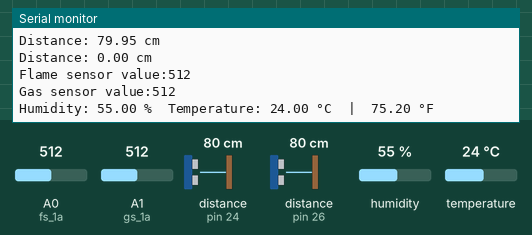
Recording of a sketch running on a simulated Arduino Mega 2560, built with avr-gcc and run on an emulated ATmega2560. Shown: the last lines printed to the serial monitor. Wiring (inferred from the names in the program): 2 × ultrasonic range finder: trigger pin 23, echo pin 24 / trigger pin 25, echo pin 26. The test bench sets the inputs (shaded band); at power-on: distance to the obstacle (sensors on pin 24, pin 26) 80 cm, humidity 55 %, A0 (fs_1a) = 512, A1 (gs_1a) = 512, temperature 24 °C. The echo pulse lasts 58.3 µs per cm.

Above: at 3.8 s.
3.9 s: distance to the obstacle (sensor on pin 24) set to 2 cm
At 5.9 s:
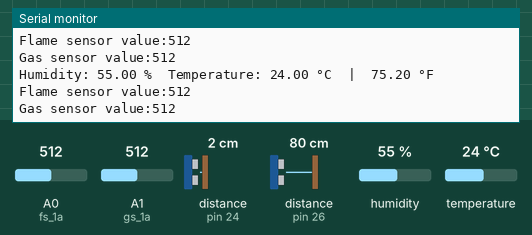
12.3 s: humidity set to 22 %
At 16.1 s:
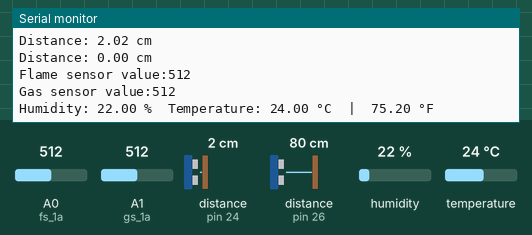
16.3 s: distance to the obstacle (sensor on pin 24) set to 35 cm
At 17.9 s:
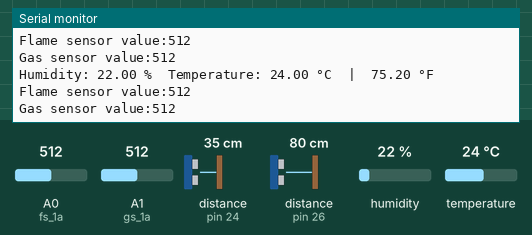
24.7 s: A0 (fs_1a) set to 716
At 26.1 s:
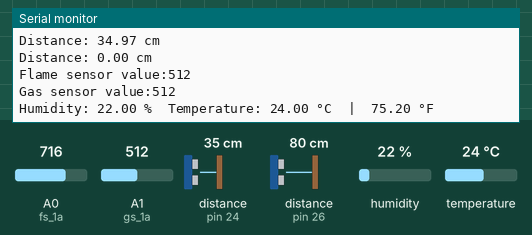
28.7 s: distance to the obstacle (sensor on pin 24) set to 299 cm
At 31.8 s:
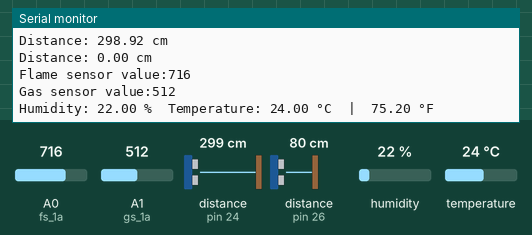
37.1 s: A1 (gs_1a) set to 716
At 39.9 s:
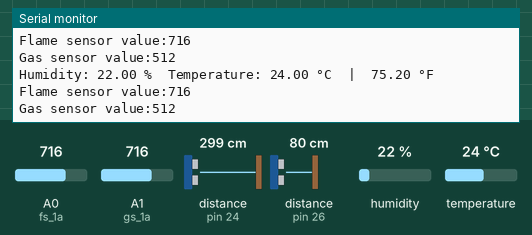
Timing chart, 0 to 41.4 s (numbered marks = the images above; inputs shaded):
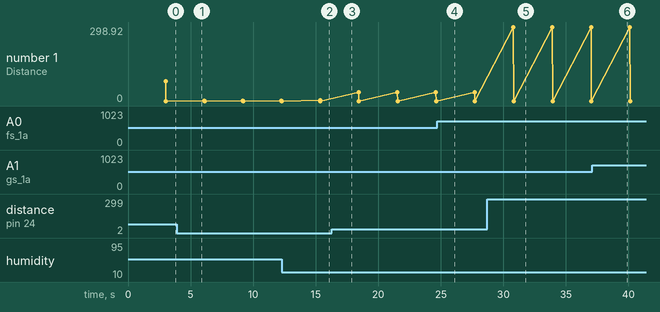

Measured:
- after the input at 12.3 s, the serial monitor: prints a new line after 3.1 s (image 2)
- after the input at 28.7 s, the serial monitor: prints a new line after 2.1 s (image 5)

The sketch:

combine_1.ino
```cpp
//libraries
#include "DHT.h"

//pin definitions
#define DHTPIN 22        // Pin where the DHT22 data pin is connected
#define DHTTYPE DHT22   // Define sensor type
#define TRIG_PIN_1 23 //sonar 1 trig pin
#define ECHO_PIN_1 24 //sonar 1 echo pin
#define TRIG_PIN_2 25 //sonar 2 trig pin
#define ECHO_PIN_2 26 //sonar 2 echo pin


DHT dht(DHTPIN, DHTTYPE);
int fs_1a = A0; //fs_1 = flame sensor of node 1 analog pin
int gs_1a = A1; //gs_1 = gas sensor of node 1 analog pin


//value initialization
int gs_1a_val = 0;
int fs_1a_val = 0;
long duration_1;
long duration_2;
float distance_1;
float distance_2;

void setup()
{
  Serial.begin(9600);

  //pin definition
  pinMode(DHTPIN, INPUT_PULLUP);
  pinMode(TRIG_PIN_1, OUTPUT);
  pinMode(ECHO_PIN_1, INPUT);
  pinMode(TRIG_PIN_2, OUTPUT);
  pinMode(ECHO_PIN_2, INPUT);

  dht.begin();
  Serial.println("DHT22 Sensor Reading...");

}
void loop()
{
  fs_1a_val = analogRead(fs_1a); //reading flame sensor value
  gs_1a_val = analogRead(gs_1a); // reading gas sensor value


  delay(2000); // DHT22 needs ~2 seconds delay between readings

  float humidity = dht.readHumidity();
  float temperature = dht.readTemperature(); // Celsius
  float temperatureF = dht.readTemperature(true); // Fahrenheit

  //Testing purpose: the flame sensor r gas sensor is giving output though it is not connected. need to fex this !!!
  Serial.print("Flame sensor value:" );
  Serial.println(fs_1a_val);
  Serial.print("Gas sensor value:" );
  Serial.println(gs_1a_val);
  //Testing purpose: the flame sensor r gas sensor is giving output though it is not connected. need to fex this !!!

  // Check if reading failed
  if (isnan(humidity) || isnan(temperature) || isnan(fs_1a_val) || isnan(gs_1a_val)) {
    Serial.println("Failed to read from DHT22 sensor!");
    return;
  }

  //ultrasonic sensors
    // Clear the TRIG pin
  digitalWrite(TRIG_PIN_1, LOW);
  digitalWrite(TRIG_PIN_2, LOW);
  delayMicroseconds(2);

  // Send 10 µs pulse to TRIG
  digitalWrite(TRIG_PIN_1, HIGH);
  digitalWrite(TRIG_PIN_2, HIGH);
  delayMicroseconds(10);
  digitalWrite(TRIG_PIN_1, LOW);
  digitalWrite(TRIG_PIN_2, LOW);

  // Read the ECHO pulse width
  duration_1 = pulseIn(ECHO_PIN_1, HIGH);
  duration_2 = pulseIn(ECHO_PIN_2, HIGH);

  // Calculate distance in cm
  distance_1 = (duration_1 * 0.0343) / 2;
  distance_2 = (duration_2 * 0.0343) / 2;

  Serial.print("Distance: ");
  Serial.print(distance_1);
  Serial.println(" cm");
  Serial.print("Distance: ");
  Serial.print(distance_2);
  Serial.println(" cm");

  //ultrasonic sensors

  Serial.print("Flame sensor value:" );
  Serial.println(fs_1a_val);

  Serial.print("Gas sensor value:" );
  Serial.println(gs_1a_val);

  Serial.print("Humidity: ");
  Serial.print(humidity);
  Serial.print(" %\t");

  Serial.print("Temperature: ");
  Serial.print(temperature);
  Serial.print(" °C  |  ");
  Serial.print(temperatureF);
  Serial.println(" °F");
}
```
